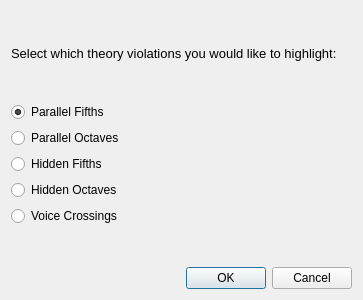
<ui version="4.0" >
 <class>Dialog</class>
 <widget class="QDialog" name="Dialog" >
  <property name="geometry" >
   <rect>
    <x>0</x>
    <y>0</y>
    <width>363</width>
    <height>300</height>
   </rect>
  </property>
  <property name="windowTitle" >
   <string>Dialog</string>
  </property>
  <layout class="QVBoxLayout" name="verticalLayout" >
   <item>
    <spacer name="verticalSpacer_3" >
     <property name="orientation" >
      <enum>Qt::Vertical</enum>
     </property>
     <property name="sizeHint" stdset="0" >
      <size>
       <width>20</width>
       <height>40</height>
      </size>
     </property>
    </spacer>
   </item>
   <item>
    <widget class="QLabel" name="label" >
     <property name="font" >
      <font>
       <pointsize>10</pointsize>
      </font>
     </property>
     <property name="text" >
      <string>Select which theory violations you would like to highlight:</string>
     </property>
     <property name="textFormat" >
      <enum>Qt::LogText</enum>
     </property>
     <property name="wordWrap" >
      <bool>true</bool>
     </property>
    </widget>
   </item>
   <item>
    <spacer name="verticalSpacer_2" >
     <property name="orientation" >
      <enum>Qt::Vertical</enum>
     </property>
     <property name="sizeHint" stdset="0" >
      <size>
       <width>20</width>
       <height>40</height>
      </size>
     </property>
    </spacer>
   </item>
   <item>
    <widget class="QRadioButton" name="parallelFifths" >
     <property name="text" >
      <string>Parallel Fifths</string>
     </property>
     <property name="checked" >
      <bool>true</bool>
     </property>
    </widget>
   </item>
   <item>
    <widget class="QRadioButton" name="parallelOctaves" >
     <property name="text" >
      <string>Parallel Octaves</string>
     </property>
    </widget>
   </item>
   <item>
    <widget class="QRadioButton" name="hiddenFifths" >
     <property name="text" >
      <string>Hidden Fifths</string>
     </property>
    </widget>
   </item>
   <item>
    <widget class="QRadioButton" name="hiddenOctaves" >
     <property name="text" >
      <string>Hidden Octaves</string>
     </property>
    </widget>
   </item>
   <item>
    <widget class="QRadioButton" name="voiceCrossings" >
     <property name="text" >
      <string>Voice Crossings</string>
     </property>
    </widget>
   </item>
   <item>
    <spacer name="verticalSpacer" >
     <property name="orientation" >
      <enum>Qt::Vertical</enum>
     </property>
     <property name="sizeHint" stdset="0" >
      <size>
       <width>20</width>
       <height>40</height>
      </size>
     </property>
    </spacer>
   </item>
   <item>
    <widget class="QDialogButtonBox" name="buttonBox" >
     <property name="orientation" >
      <enum>Qt::Horizontal</enum>
     </property>
     <property name="standardButtons" >
      <set>QDialogButtonBox::Cancel|QDialogButtonBox::Ok</set>
     </property>
    </widget>
   </item>
  </layout>
 </widget>
 <resources/>
 <connections>
  <connection>
   <sender>buttonBox</sender>
   <signal>accepted()</signal>
   <receiver>Dialog</receiver>
   <slot>accept()</slot>
   <hints>
    <hint type="sourcelabel" >
     <x>248</x>
     <y>254</y>
    </hint>
    <hint type="destinationlabel" >
     <x>157</x>
     <y>274</y>
    </hint>
   </hints>
  </connection>
  <connection>
   <sender>buttonBox</sender>
   <signal>rejected()</signal>
   <receiver>Dialog</receiver>
   <slot>reject()</slot>
   <hints>
    <hint type="sourcelabel" >
     <x>316</x>
     <y>260</y>
    </hint>
    <hint type="destinationlabel" >
     <x>286</x>
     <y>274</y>
    </hint>
   </hints>
  </connection>
 </connections>
</ui>
